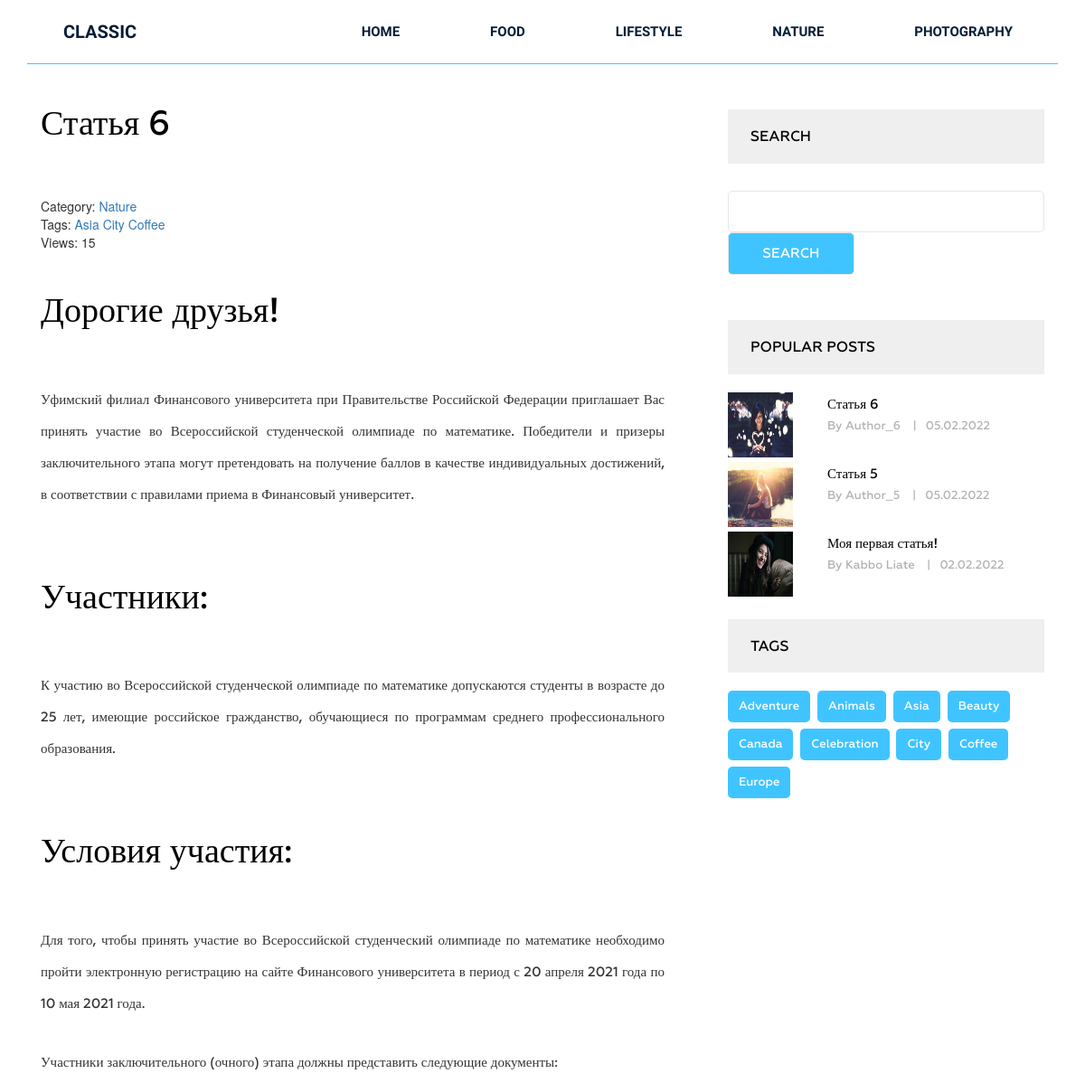
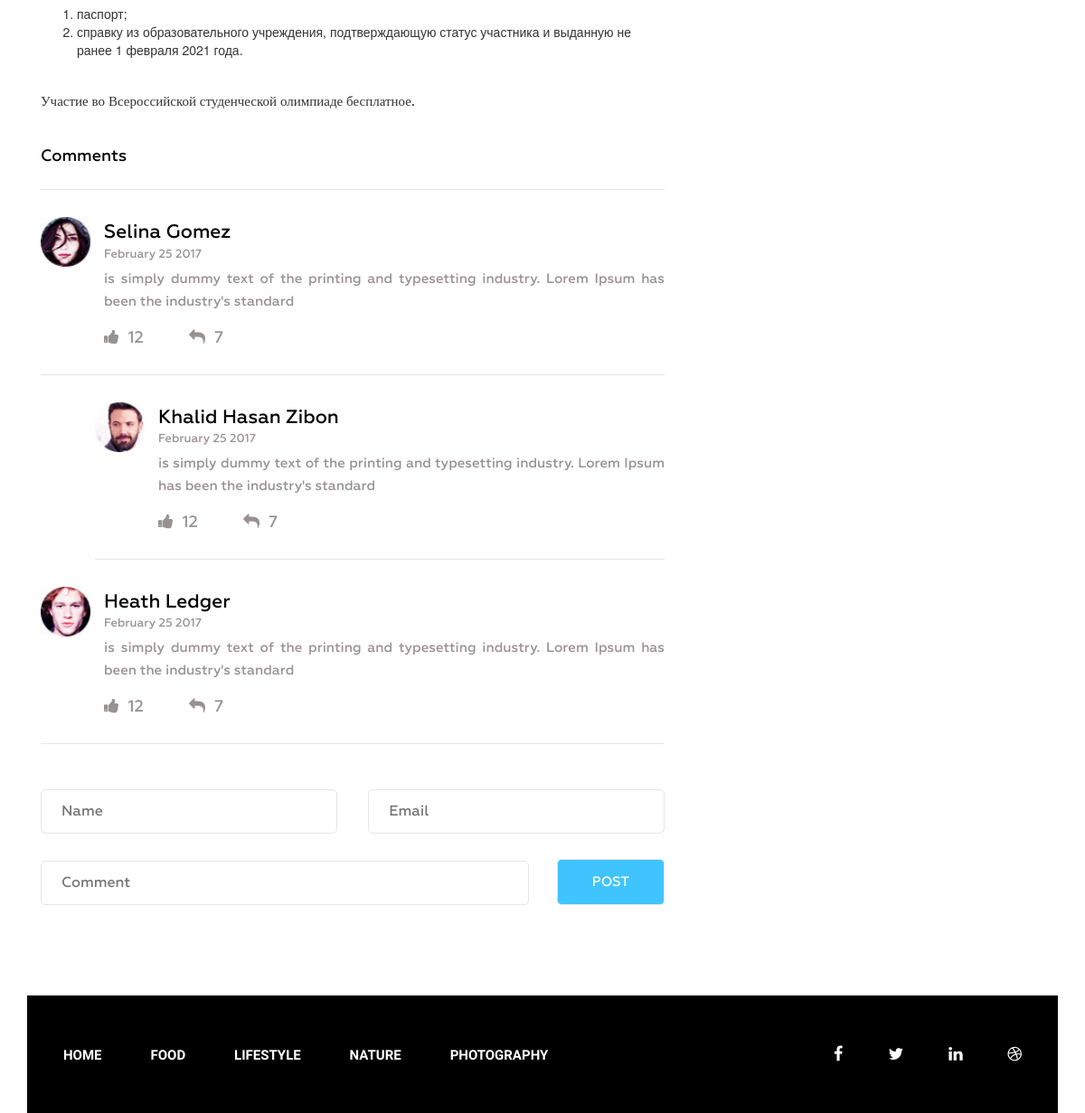
The page /post/statya-6/ on the database its author committed (2 pictures, top to bottom).
### blog_app/models.py (models this page shows, shortened)
class Category(models.Model):
    title = models.CharField(max_length=255)
    slug = models.SlugField(max_length=255, verbose_name='URL', unique=True)
    def __str__(self):
        return self.title
    def get_absolute_url(self):
        return reverse('category', kwargs={'slug': self.slug})
    class Meta:
        verbose_name = "Категория"
        verbose_name_plural = "Категории"
        ordering = ['title']

class Post(models.Model):
    title = models.CharField(max_length=255)
    slug = models.SlugField(max_length=255, verbose_name='URL', unique=True)
    author = models.CharField(max_length=100)
    content = models.TextField(blank=True)
    created_at = models.DateTimeField(auto_now_add=True, verbose_name="Опубликовано")
    photo = models.ImageField(upload_to='photos/%Y/%m/%d/', blank=True)
    views = models.IntegerField(default=0, verbose_name='Просмотры')
    category = models.ForeignKey(Category, on_delete=models.PROTECT, related_name='posts')
    tags = models.ManyToManyField(Tag, blank=True, related_name='posts')
    def get_absolute_url(self):
        return reverse('post', kwargs={'slug': self.slug})
    class Meta:
        verbose_name = "Пост"
        verbose_name_plural = "Посты"
        ordering = ['-created_at']

class Tag(models.Model):
    title = models.CharField(max_length=50)
    slug = models.SlugField(max_length=50, verbose_name='URL', unique=True)
    def get_absolute_url(self):
        return reverse('tag', kwargs={'slug': self.slug})
    class Meta:
        verbose_name = "Тег"
        verbose_name_plural = "Теги"
        ordering = ['title']

### blog_app/views.py (the view)
# urls.py: path('post/<slug:slug>/', GetPost.as_view(), name='post'),
class GetPost(DetailView):
    model = Post
    template_name = 'blog_app/single.html'
    context_object_name = 'post'
    def get_context_data(self, *, object_list=None, **kwargs):
        context = super().get_context_data(**kwargs)
        self.object.views = F('views') + 1
        self.object.save()
        self.object.refresh_from_db()
        return context

### blog_app/templatetags/menu.py (called while the page is built)
@register.inclusion_tag('blog_app/menu_tpl.html')
def show_menu(menu_class='menu'):
    categories = Category.objects.all()
    return {"categories": categories, "menu_class": menu_class}

### blog_app/templatetags/sidebar.py (called while the page is built)
@register.inclusion_tag('blog_app/popular_post_tpl.html')
def get_popular(cnt=3):
    posts = Post.objects.order_by('-views')[:cnt]
    return {"posts": posts}

@register.inclusion_tag('blog_app/tags_tpl.html')
def get_tags():
    tags = Tag.objects.all()
    return {"tags": tags}

### blog_app/templates/blog_app/single.html (shortened to what this page needs)
{% extends 'base.html' %}
{% load static %}
{% load sidebar %}
{% block content %}
<section class="single-blog-area">
    <div class="container">
        <div class="row">
            <div class="col-md-12">
                <div class="border-top">
                    <div class="col-md-8">
                        <div class="blog-area">
                            <div class="blog-area-part">
                                <h2>{{ post.title }}</h2>
                                <div class="single-content">
                                    <div>
                                        <span>Category: <a href="{{ post.category.get_absolute_url }}">{{ post.category }}</a></span>
                                    <br>
                                        {% if post.tags.exists  %}
                                        <span> Tags:
                                            {% for tag in post.tags.all %}
                                            <a href="{{ tag.get_absolute_url }}">{{ tag.title }}</a>
                                            {% endfor %}
                                        </span>
                                        <br>
                                        {% endif %}
                                        <span>Views: {{ post.views }}</span>
                                    </div>
                                    {{ post.content|safe }}
                                </div>
                            </div>
                            <div class="commententries">
                                <h3>Comments</h3>
                                <ul class="commentlist">
                                    <li>
                                        <article class="comment">
                                            <header class="comment-author">
                                                <img src="img/author-1.jpg" alt="">
                                            </header>
                                            <section class="comment-details">
                                                <div class="author-name">
                                                    <h5><a href="#">Selina Gomez</a></h5>
                                                    <p>February 25 2017</p>
                                                </div>
                                                <div class="comment-body">
                                                    <p>is simply dummy text of the printing and typesetting
                                                        industry. Lorem Ipsum has been the industry's standard </p>
                                                </div>
                                                <div class="reply">
                                                    <p><span><a href="#"><i class="fa fa-thumbs-up"
                                                                            aria-hidden="true"></i></a>12</span><span><a
                                                            href="#"><i class="fa fa-reply" aria-hidden="true"></i></a>7</span>
                                                    </p>
                                                </div>
                                            </section>
                                        </article>
                                        <ul class="children">
                                            <li>
                                                <article class="comment">
                                                    <header class="comment-author">
                                                        <img src="img/author-2.jpg" alt="">
                                                    </header>
                                                    <section class="comment-details">
                                                        <div class="author-name">
                                                            <h5><a href="#">Khalid Hasan Zibon</a></h5>
                                                            <p>February 25 2017</p>
                                                        </div>
                                                        <div class="comment-body">
                                                            <p>is simply dummy text of the printing and typesetting
                                                                industry. Lorem Ipsum has been the industry's
                                                                standard </p>
                                                        </div>
                                                        <div class="reply">
                                                            <p><span><a href="#"><i class="fa fa-thumbs-up"
                                                                                    aria-hidden="true"></i></a>12</span><span><a
                                                                    href="#"><i class="fa fa-reply"
                                                                                aria-hidden="true"></i></a>7</span>
                                                            </p>
                                                        </div>
                                                    </section>
                                                </article>
                                            </li>
                                        </ul>
                                    </li>
                                    <li>
                                        <article class="comment">
                                            <header class="comment-author">
                                                <img src="img/author-3.jpg" alt="">
                                            </header>
                                            <section class="comment-details">
                                                <div class="author-name">
                                                    <h5><a href="#">Heath Ledger</a></h5>
                                                    <p>February 25 2017</p>
                                                </div>
                                                <div class="comment-body">
                                                    <p>is simply dummy text of the printing and typesetting
                                                        industry. Lorem Ipsum has been the industry's standard </p>
                                                </div>
                                                <div class="reply">
                                                    <p><span><a href="#"><i class="fa fa-thumbs-up"
                                                                            aria-hidden="true"></i></a>12</span><span><a
                                                            href="#"><i class="fa fa-reply" aria-hidden="true"></i></a>7</span>
                                                    </p>
                                                </div>
                                            </section>
                                        </article>
                                    </li>
                                </ul>
                            </div>
                            <form action="#" method="get">
                                <div class="name">
                                    <input type="text" name="" id="" placeholder="Name" class="name">
                                </div>
                                <div class="email">
                                    <input type="email" name="" id="" placeholder="Email" class="email">
                                </div>
                                <div class="comment">
                                    <input type="text" name="" id="" placeholder="Comment" class="comment">
                                </div>
                                <div class="post">
                                    <input type="submit" value="Post">
                                </div>
                            </form>
                        </div>
                    </div>
                    <div class="col-md-4">
                        <div class="newsletter">
                            <h2 class="sidebar-title">Search</h2>
                            <form action="{% url 'search' %}" method="get">
                                <input type="text" name="s" iplaceholder="Поиск.....">
                                <input type="submit" value="Search">
                            </form>
                        </div>
                        {% get_popular 3 %}
                        {% get_tags %}
                    </div>
                </div>
            </div>
        </div>
    </div>
</section>
{% endblock %}

### templates/base.html (shortened to what this page needs)
{% load static %}
{% load cache %}
<!DOCTYPE html>
<html lang="en">
<head>
    <link rel="stylesheet" href="{% static 'css/bootstrap.css' %}">
    <link rel="stylesheet" href="{% static 'css/font-awesome.min.css' %}">
    <link rel="stylesheet" href="{% static 'css/owl.carousel.min.css' %}">
    <link rel="stylesheet" href="{% static 'css/owl.theme.default.min.css' %}">
    <link rel="stylesheet" href="{% static 'style.css' %}">
    <link rel="stylesheet" href="{% static 'responsive.css' %}">
</head>
<body>
    <div class="wrapper">
        {% cache 20 header %}
        {% include 'inc/_header.html' %}
        {% endcache %}
        {% block content %} {% endblock %}
        {% cache 20 footer %}
        {% include 'inc/_footer.html' %}
        {% endcache %}
    </div>
</body>
</html>

### templates/inc/_header.html
{% load menu %}
<header class="header">
    <div class="container">
        <div class="row">
            <div class="col-md-2">
                <div class="logo">
                    <h2><a href="{% url 'home' %}">Classic</a></h2>
                </div>
            </div>
            <div class="col-md-10">
                {% show_menu %}
            </div>
        </div>
    </div>
</header>

### blog_app/templates/blog_app/menu_tpl.html
<div class={{ menu_class }}>
    <ul>
        <li><a href="{% url 'home' %}">Home</a></li>
        {% for item in categories %}
        <li><a href="{{ item.get_absolute_url }}">{{ item.title }}</a></li>
        {% endfor %}
    </ul>
</div>

### blog_app/templates/blog_app/popular_post_tpl.html
<h2 class="sidebar-title">Popular posts</h2>
<div class="grid">
    {% for post in posts %}
    <div class="portfolio-item popular">
        {% if post.photo %}
        <img src="{{ post.photo.url }}" alt="{{ post.title }}">
        {% else %}
        <img src="https://picsum.photos/id/1060/300/201/?blur=2" alt="{{ post.title }}">
        {% endif %}
        <div class="portfolio-text">
            <h5><a href="{{ post.get_absolute_url }}">{{ post.title }}</a></h5>
            <p>By {{ post.author }} <span>|</span>{{ post.created_at|date:"d.m.Y" }}</p>
        </div>
    </div>
    {% endfor %}
</div>

### templates/inc/_footer.html
{% load menu %}
<footer class="footer">
    <div class="container">
        <div class="row">
            <div class="col-md-12">
                <div class="footer-bg">
                    <div class="row">
                        <div class="col-md-9">
                         {% show_menu 'footer-menu' %}
                        </div>
                        <div class="col-md-3">
                            <div class="footer-icon">
                                <p><a href="#"><i class="fa fa-facebook" aria-hidden="true"></i></a><a href="#"><i
                                        class="fa fa-twitter" aria-hidden="true"></i></a><a href="#"><i
                                        class="fa fa-linkedin" aria-hidden="true"></i></a><a href="#"><i
                                        class="fa fa-dribbble" aria-hidden="true"></i></a></p>
                            </div>
                        </div>
                    </div>
                </div>
            </div>
        </div>
    </div>
</footer>

### rows shown on the page
Category: title "FOOD"
Category: title "LIFESTYLE"
Category: title "NATURE"
Category: title "PHOTOGRAPHY"
Post: title "Статья 6", category "Nature", views "15", content "Дорогие друзья! Уфимский филиал Финансового университета при Правительстве Российской Федерации приглашает Вас принять участие во Всероссийской студенческой олимпиаде по математике. Победители и призеры заключительного этапа могут претендовать на получение баллов в качестве индивидуальных достижений, в соответствии с правилами приема в Финансовый университет. Участники: К участию во Всероссийской студенческой олимпиаде по математике допускаются студенты в возрасте до 25 лет, имеющие российское гражданство, обучающиеся по программам среднего профессионального образования. Условия участия: Для того, чтобы принять участие во Всероссийской студенческий олимпиаде по математике необходимо пройти…", photo (picture), author "Author_6", created_at "05.02.2022"
Tag: title "Asia"
Tag: title "City"
Tag: title "Coffee"
Post: photo (picture), title "Статья 5", author "Author_5", created_at "05.02.2022"
Post: photo (picture), title "Моя первая статья!", author "Kabbo Liate", created_at "02.02.2022"
Tag: title "Adventure"
Tag: title "Animals"
Tag: title "Beauty"
Tag: title "Canada"
Tag: title "Celebration"
Tag: title "Europe"
